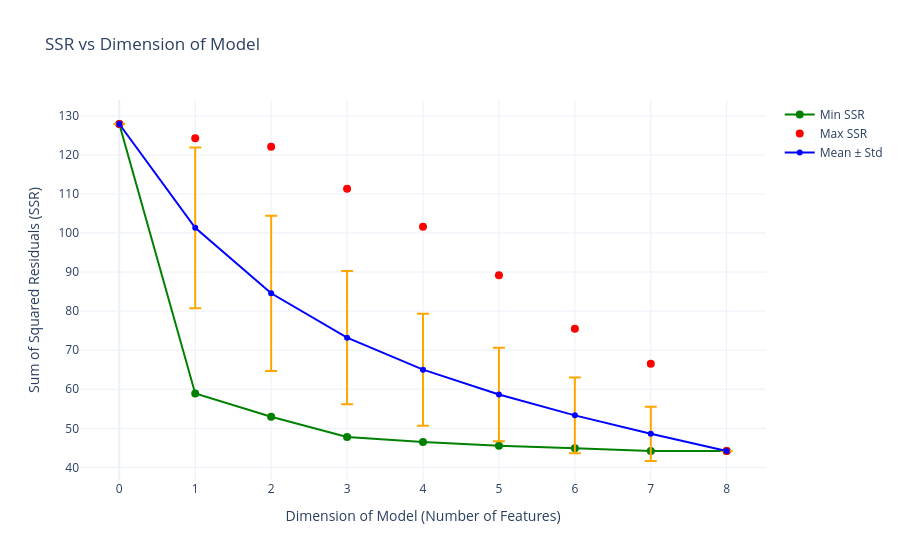

Notebook cell for this chart:
### Code cell
import plotly.offline as pyo
pyo.init_notebook_mode(connected=True)
plot_SSR_vs_dimension()

### Figure 1 — Plotly figure (JSON) as saved in the notebook; plotly's stock layout.template omitted (floating-point values rounded to 4 significant figures)
{"data": [{"marker": {"color": "green", "size": 8}, "mode": "lines+markers", "name": "Min SSR", "type": "scatter", "x": [0, 1, 2, 3, 4, 5, 6, 7, 8], "y": [127.9, 58.91, 52.97, 47.78, 46.48, 45.53, 44.87, 44.2, 44.16]}, {"marker": {"color": "red", "size": 8}, "mode": "markers", "name": "Max SSR", "type": "scatter", "x": [0, 1, 2, 3, 4, 5, 6, 7, 8], "y": [127.9, 124.2, 122.1, 111.3, 101.6, 89.18, 75.47, 66.54, 44.16]}, {"error_y": {"array": [0, 20.58, 19.87, 17.05, 14.34, 11.98, 9.675, 6.958, 0], "color": "orange", "thickness": 2, "type": "data", "width": 6}, "line": {"color": "blue", "width": 2}, "mode": "lines+markers", "name": "Mean ± Std", "type": "scatter", "x": [0, 1, 2, 3, 4, 5, 6, 7, 8], "y": [127.9, 101.3, 84.58, 73.21, 65.01, 58.64, 53.32, 48.58, 44.16]}], "layout": {"title": {"text": "SSR vs Dimension of Model"}, "xaxis": {"dtick": 1, "tick0": 0, "tickmode": "linear", "title": {"text": "Dimension of Model (Number of Features)"}}, "yaxis": {"title": {"text": "Sum of Squared Residuals (SSR)"}}}}
